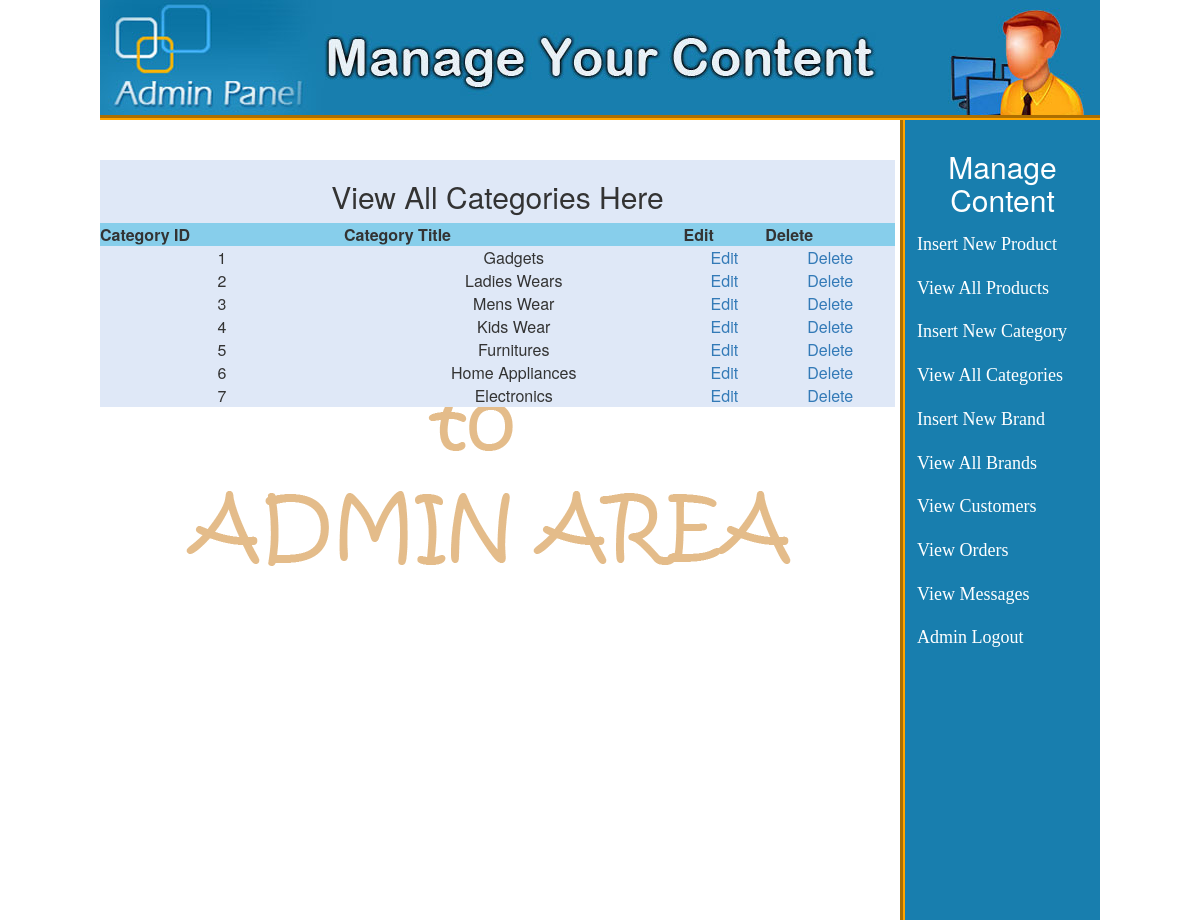
/admin0000.php?view_cats (signed in), run on the app's committed database.
### tables this page shows
CREATE TABLE `categories` (
  `cat_id` int(100) NOT NULL,
  `cat_title` text NOT NULL
);

### view_cats.php (the view)
<table width="795" align="center" style="background-color: rgb(223, 232, 247)">
    <tr align="center">
        <td colspan="6"><h2>View All Categories Here</h2></td>
    </tr>
    <tr align="center" bgcolor="skyblue">
        <th>Category ID</th>
		<th>Category Title</th>
		<th>Edit</th>
		<th>Delete</th>
    </tr>
    <?php
    include("db.php");
    $get_cat = "select * from categories";
    $run_cat = mysqli_query($con, $get_cat);
    $i = 0;
    while($row_cat=mysqli_fetch_array($run_cat)){
        $cat_id = $row_cat['cat_id'];
        $cat_title = $row_cat['cat_title'];
        $i++;
    ?>
    <tr align = "center">
        <td><?php echo $i; ?></td>
        <td><?php echo $cat_title; ?></td>
        <td><a href="admin0000.php?edit_cat=<?php echo $cat_id; ?>">Edit</a></td>
        <td><a href="delete_cat.php?delete_cat=<?php echo $cat_id;?>">Delete</a></td>
    </tr>
    <?php } ?>
</table>

### styles/style.css (style rules this page uses)
html, body, div, span, applet, object, iframe, h1, h2, h3, h4, h5, h6, p, blockquote, pre, a, abbr, acronym, address, big, cite, code, del, dfn, em, img, ins, kbd, q, s, samp, small, strike, strong, sub, sup, tt, var, b, u, i, center, dl, dt, dd, ol, ul, li, fieldset, form, label, legend, table, caption, tbody, tfoot, thead, tr, th, td, article, aside, canvas, details, embed, figure, figcaption, footer, header, hgroup, menu, nav, output, ruby, section, summary, time, mark, audio, video { margin: 0; padding: 0; border: 0; vertical-align: baseline; }
body { background: skyblue; }

### data on the page
categories: cat_title "Gadgets"
categories: cat_title "Ladies Wears"
categories: cat_title "Mens Wear"
categories: cat_title "Kids Wear"
categories: cat_title "Furnitures"
categories: cat_title "Home Appliances"
categories: cat_title "Electronics"
